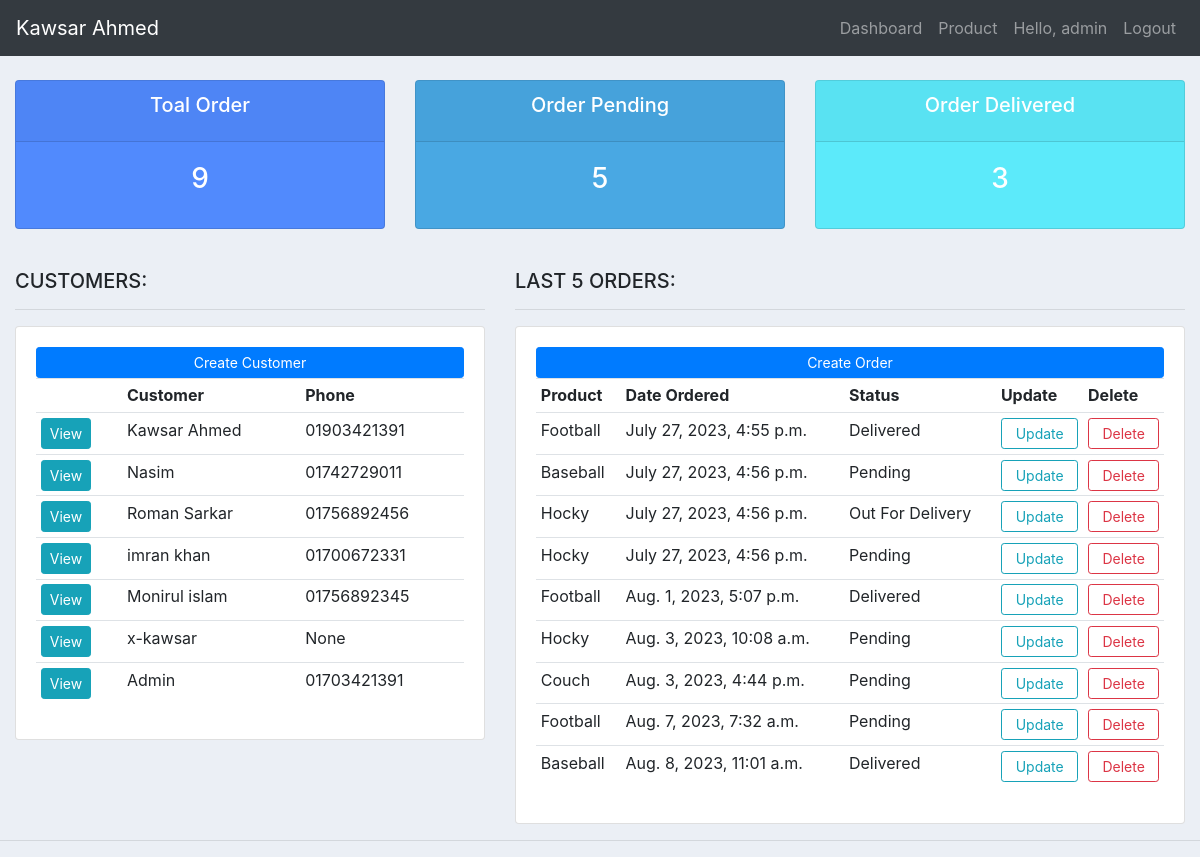
The page / (signed in) on the database as committed earlier.
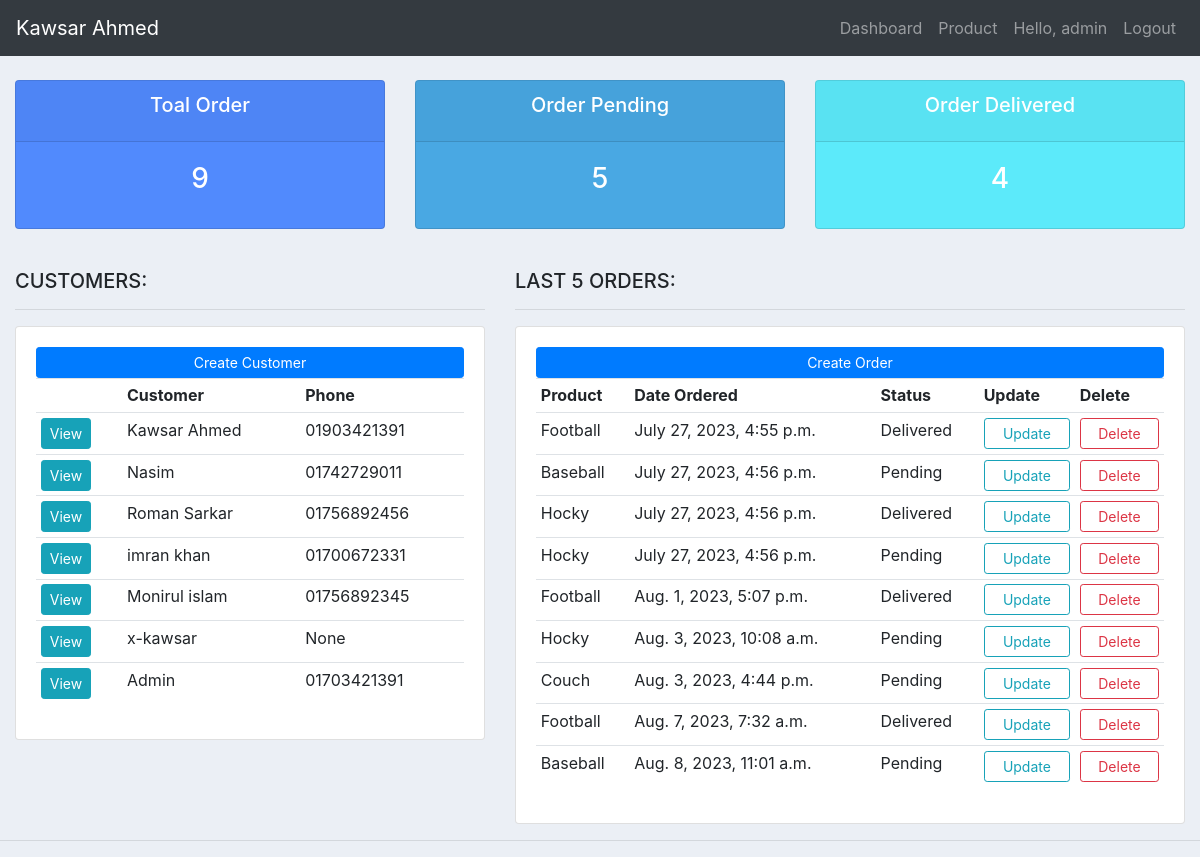
The same page on the database as committed later.
### myapp/models.py (models this page shows, shortened)
class Order(models.Model):
    STATUS      = (
                ('Delivered','Delivered'),
                ('Pending','Pending'),
                ('Out For Delivery','Out For Delivery'),
            )
    customer     = models.ForeignKey(Customer, null=True, on_delete=models.SET_NULL)
    product      =  models.ForeignKey(Product, null=True, on_delete=models.SET_NULL)
    status       = models.CharField(max_length=500, null=True, choices=STATUS)
    note         = models.CharField(max_length=5000, null=True)
    date_created = models.DateTimeField(auto_now_add=True, null=True)

class Product(models.Model):
    CATEGORY = (
        ('Indoor', 'Indoor'),
        ('Outdoor', 'Outdoor'),
    )
    name         = models.CharField(max_length=20, null=True)
    price        = models.FloatField(max_length=4, null=True)
    category     = models.CharField(max_length=500, null=True, choices=CATEGORY)
    description  = models.CharField(max_length=300, null=True, blank=True)
    date_created = models.DateTimeField(auto_now_add=True, null=True)
    tags         = models.ManyToManyField(Tag)

### myapp/decorators.py (the view)
    def wrapper_func(request, *args, **kawrgs):
        group = None
        if request.user.groups.exists():
            group = request.user.groups.all()[0].name
        if group == "customer":
            return redirect('user')
        if group == "admin":
            return view_func(request, *args, **kawrgs)

### myapp/views.py (called while the page is built)
@login_required(login_url='login')
@admin_only
def dashboard(request):
    orders        = Order.objects.all()
    customers     = Customer.objects.all()
    total_orders  = orders.count()
    pending       = Order.objects.filter(status='Pending').count()
    delivered     = Order.objects.filter(status='Delivered').count()
    context       = {
        'orders': orders,
        'customers': customers,
        'total_orders':total_orders,
        'pending':pending,
        'delivered':delivered,
    }
    return render(request, 'accounts/dashboard.html',context)

### templates/accounts/dashboard.html (shortened to what this page needs)
{% extends 'base.html' %}
{% block body %}
{% include 'accounts/status.html' %}
<br>
<div class="row">
    <div class="col-md-5">
        <h5>CUSTOMERS:</h5>
        <hr>
        <div class="card card-body">
            <a href="" class="btn btn-primary btn-sm btn-block">Create Customer</a>
            <table class="table table-sm">
                <tr>
                    <th></th>
                    <th>Customer</th>
                    <th>Phone</th>
                </tr>
                {% for customer in customers %}
                 <tr>
                    <td><a href="{% url 'customer' customer.id %}" class="btn btn-sm btn-info">View</a></td>
                    <td>{{ customer.name }}</td>
                    <td>{{ customer.phone }}</td>
                 </tr>
                {% endfor %}
            </table>
        </div>
    </div>
    <div class="col-md-7">
        <h5>LAST 5 ORDERS:</h5>
        <hr>
        <div class="card card-body">
            <a href="{% url 'create_order' %}" class="btn btn-primary btn-sm btn-block">Create Order</a>
            <table class="table table-sm">
                <tr>
                    <th>Product</th>
                    <th>Date Ordered</th>
                    <th>Status</th>
                    <th>Update</th>
                    <th>Delete</th>
                </tr>
                {% for order in orders %}
                 <tr>
                    <td>{{ order.product.name }}</td>
                    <td>{{ order.date_created  }}</td>
                    <td>{{ order.status }}</td>
                    <td><a href="{% url 'update_order' order.id %}" class="btn btn-outline-info btn-sm btn-block">Update</a></td>
                    <td><a href="{% url 'delete_order' order.id %}" class="btn btn-outline-danger btn-sm btn-block">Delete</a></td>
                 </tr>
                {% endfor %}
            </table>
        </div>
    </div>
</div>
{% endblock %}

Rows that differ between the two databases and show on the page:
changed Order (number 3 of 9 on the later page): status "Out For Delivery" → "Delivered"
changed Order "Aug. 7, 2023, 7:32 a.m.": status "Pending" → "Delivered"
changed Order "Aug. 8, 2023, 11:01 a.m.": status "Delivered" → "Pending"
Other text that changed with them:
{{ delivered }}: "3" → "4"
